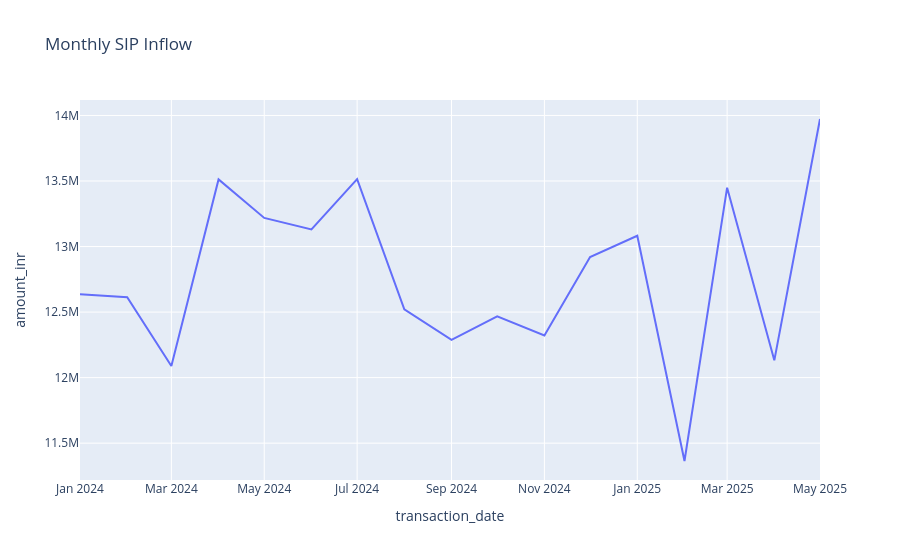

Source (notebook cell):
### Code cell
trans["transaction_date"] = pd.to_datetime(trans["transaction_date"])

sip = trans[trans["transaction_type"]=="SIP"]

monthly = sip.groupby(
    sip["transaction_date"].dt.to_period("M")
)["amount_inr"].sum().reset_index()

monthly["transaction_date"] = monthly["transaction_date"].astype(str)

fig = px.line(
    monthly,
    x="transaction_date",
    y="amount_inr",
    title="Monthly SIP Inflow"
)

fig.show()

### Figure 1 — Plotly figure (JSON) as saved in the notebook; plotly's stock layout.template omitted (floating-point values rounded to 4 significant figures)
{"data": [{"hovertemplate": "transaction_date=%{x}<br>amount_inr=%{y}<extra></extra>", "legendgroup": "", "line": {"color": "#636efa", "dash": "solid"}, "marker": {"symbol": "circle"}, "mode": "lines", "name": "", "orientation": "v", "showlegend": false, "type": "scatter", "x": ["2024-01", "2024-02", "2024-03", "2024-04", "2024-05", "2024-06", "2024-07", "2024-08", "2024-09", "2024-10", "2024-11", "2024-12", "2025-01", "2025-02", "2025-03", "2025-04", "2025-05"], "xaxis": "x", "y": [12635349, 12613376, 12088413, 13512385, 13218606, 13131150, 13513884, 12521433, 12288778, 12467875, 12321673, 12920130, 13082145, 11363922, 13449360, 12132001, 13973011], "yaxis": "y"}], "layout": {"legend": {"tracegroupgap": 0}, "title": {"text": "Monthly SIP Inflow"}, "xaxis": {"anchor": "y", "domain": [0, 1], "title": {"text": "transaction_date"}}, "yaxis": {"anchor": "x", "domain": [0, 1], "title": {"text": "amount_inr"}}}}
